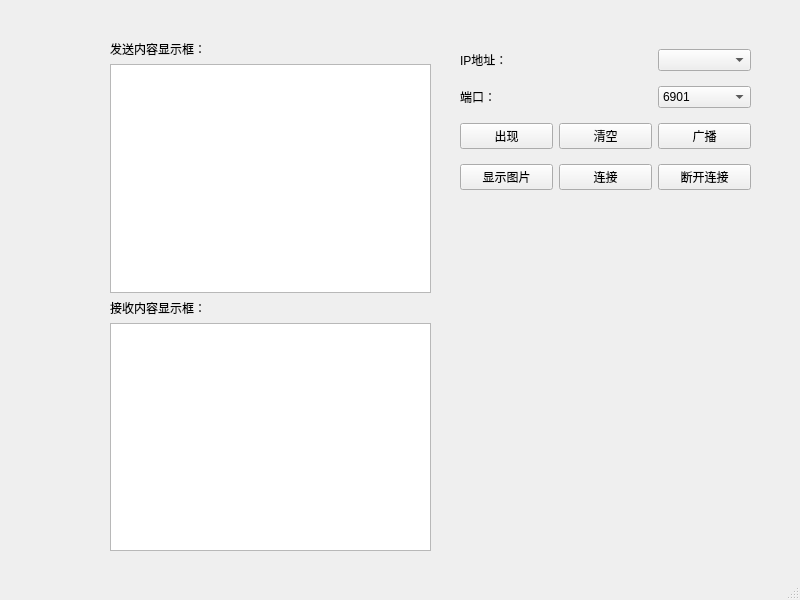
<?xml version="1.0" encoding="UTF-8"?>
<ui version="4.0">
 <class>MainWindow</class>
 <widget class="QMainWindow" name="MainWindow">
  <property name="geometry">
   <rect>
    <x>0</x>
    <y>0</y>
    <width>800</width>
    <height>600</height>
   </rect>
  </property>
  <property name="windowTitle">
   <string>MainWindow</string>
  </property>
  <widget class="QWidget" name="centralwidget">
   <widget class="QWidget" name="layoutWidget">
    <property name="geometry">
     <rect>
      <x>110</x>
      <y>40</y>
      <width>321</width>
      <height>511</height>
     </rect>
    </property>
    <layout class="QVBoxLayout" name="verticalLayout">
     <item>
      <widget class="QLabel" name="label_3">
       <property name="text">
        <string>发送内容显示框：</string>
       </property>
      </widget>
     </item>
     <item>
      <widget class="QTextEdit" name="sendTextEdit"/>
     </item>
     <item>
      <widget class="QLabel" name="label_4">
       <property name="text">
        <string>接收内容显示框：</string>
       </property>
      </widget>
     </item>
     <item>
      <widget class="QTextEdit" name="receiveTextEdit"/>
     </item>
    </layout>
   </widget>
   <widget class="QWidget" name="layoutWidget">
    <property name="geometry">
     <rect>
      <x>460</x>
      <y>40</y>
      <width>291</width>
      <height>161</height>
     </rect>
    </property>
    <layout class="QGridLayout" name="gridLayout">
     <item row="2" column="2">
      <widget class="QPushButton" name="sendPushButton">
       <property name="text">
        <string>广播</string>
       </property>
      </widget>
     </item>
     <item row="0" column="2">
      <widget class="QComboBox" name="ipComboBox"/>
     </item>
     <item row="1" column="0">
      <widget class="QLabel" name="label_2">
       <property name="text">
        <string>端口：</string>
       </property>
      </widget>
     </item>
     <item row="0" column="0">
      <widget class="QLabel" name="label">
       <property name="text">
        <string>IP地址：</string>
       </property>
      </widget>
     </item>
     <item row="3" column="1">
      <widget class="QPushButton" name="connectPushButton">
       <property name="text">
        <string>连接</string>
       </property>
      </widget>
     </item>
     <item row="3" column="2">
      <widget class="QPushButton" name="disconnectPushButton">
       <property name="text">
        <string>断开连接</string>
       </property>
      </widget>
     </item>
     <item row="2" column="1">
      <widget class="QPushButton" name="pushButton_2">
       <property name="text">
        <string>清空</string>
       </property>
      </widget>
     </item>
     <item row="3" column="0">
      <widget class="QPushButton" name="showPixPushButton">
       <property name="text">
        <string>显示图片</string>
       </property>
      </widget>
     </item>
     <item row="1" column="2">
      <widget class="QComboBox" name="portComboBox">
       <item>
        <property name="text">
         <string>6901</string>
        </property>
       </item>
       <item>
        <property name="text">
         <string>6902</string>
        </property>
       </item>
       <item>
        <property name="text">
         <string>6903</string>
        </property>
       </item>
       <item>
        <property name="text">
         <string>6904</string>
        </property>
       </item>
       <item>
        <property name="text">
         <string>6905</string>
        </property>
       </item>
      </widget>
     </item>
     <item row="2" column="0">
      <widget class="QPushButton" name="pushButton">
       <property name="text">
        <string>出现</string>
       </property>
      </widget>
     </item>
    </layout>
   </widget>
  </widget>
  <widget class="QMenuBar" name="menubar">
   <property name="geometry">
    <rect>
     <x>0</x>
     <y>0</y>
     <width>800</width>
     <height>23</height>
    </rect>
   </property>
  </widget>
  <widget class="QStatusBar" name="statusbar"/>
 </widget>
 <resources/>
 <connections/>
</ui>
